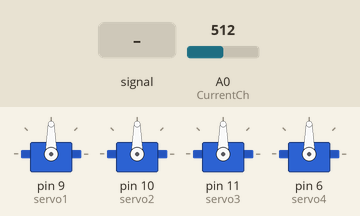
This sketch was run on a simulated Arduino Uno, built with avr-gcc and run on an emulated ATmega328P. Shown: 4 × servo. Inputs (shaded band) come from the test bench; at power-on: A0 (CurrentCh) = 512.

Above: at 1.2 s.
1.3 s: A0 (CurrentCh) fed a 50 Hz sine of ±306 counts around its level
At 2.9 s:
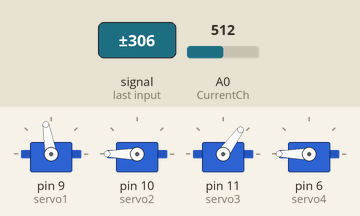
At 6.0 s:
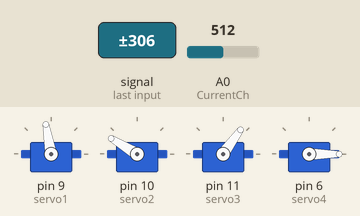
Timing chart, 0 to 10.7 s (numbered marks = the images above; inputs shaded):
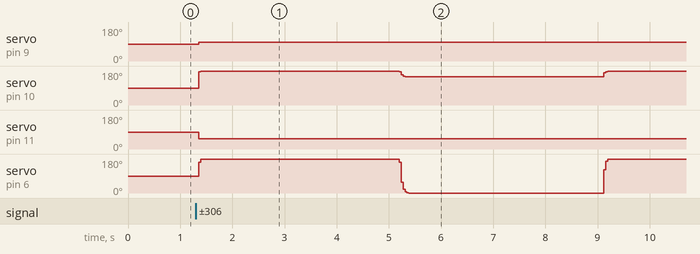

The sketch:

EMGsimple.ino
```cpp
/************************************************David Mortin Final Project*********************************************
  program spends first few seconds setting a zero value*/
  #include <Servo.h>
  #include <compat/deprecated.h>
  #include <FlexiTimer2.h>
  #define SAMPFREQ 256                      // ADC sampling rate 256
  #define TIMER2VAL (1024/(SAMPFREQ))       // Set 256Hz sampling frequency

volatile unsigned char CurrentCh=0;         //Current channel being sampled.
volatile unsigned int EMG_Value = 0;
float EMG_Value10 = 0;              //value smoothed by 90%
float EMG_Value05 = 0;              //value smoothed by 95%
float EMG_Value001 = 0;              //value smoothed by 99.9%

Servo servo1; // create servo object to control servo 1
Servo servo2; // create servo object to control servo 2
Servo servo3; // create servo object to control servo 3
Servo servo4; // create servo object to control servo 4

  float zero = 312.0;  //DC offset
  float EMG_rect, EMG;
  float pos1, pos2, pos3, pos4, ms1, ms2, ms3, ms4;
  int t=0, flag=0, n=0;
  int thresh=10;
  int grabcounter;


void setup() {
  Serial.begin(57600);   // initialize serial communications at 9600 bps:
  servo1.attach(9,768,2375);  // attaches the servo on pin 5 and sets the limits
  servo2.attach(10,600,2276);  // attaches the servo on pin 6 and sets the limits
  servo3.attach(11,613,2400);  // attaches the servo on pin 9 and sets the limits
  servo4.attach(6,1538,2100);  // attaches the servo on pin 10 and sets the limits
  //gab0();
  //delay(7500);
}

void loop() {

           EMG_Value = analogRead(CurrentCh);
           EMG_Value10 = 0.9*EMG_Value10+0.1*float(EMG_Value);
           //EMG_Value05 = 0.95*EMG_Value05+0.05*float(EMG_Value);
           //EMG_Value001 = 0.999*EMG_Value001+0.001*float(EMG_Value);
           //if(EMG_Value001-zero<-100||EMG_Value001-zero>100) flag=1; attempt at flagging movement artifacts
           //else flag=0;

if(n<1000){
              zero=.9*zero+.1*float(EMG_Value);
              n++;
           }
           else {
           zero=.99*zero+.01*EMG_Value10;
           }

           EMG_rect = EMG_Value10-zero;
           if(EMG_rect<0) EMG_rect = EMG_rect*(-1);
           //if(flag) EMG_rect = 0;
           EMG = .9*EMG+.1*EMG_rect;
           //if(EMG>thresh) grabcounter++; // Artifacts get the signal stuck high, thus I limit grabbing time
           //if(EMG<thresh) grabcounter--;
           //if(grabcounter>=3000) EMG=0;
           t++;
           if(EMG>200){
           n=0;
           EMG=100;
           while(n<10000){
            controlmotors();
            n++;
           }
           n=0;
           EMG=0;
           while(n<10000){
            controlmotors();
            n++;
           }
           }

}

void controlmotors() {
             if(EMG>thresh){
            pos1=0.0;
            pos2=.99*pos2+.01*15.0;
            //pos3=.99*pos3+.01*25.0;
            pos4=.99*pos4+.01*25.0;
           }
           else {
            pos1=0.0;
            pos2=.99*pos2+.01*-15.0;
            //pos3=.99*pos3+.01*-25.0;
            pos4=.99*pos4+.01*-35.0;
           }

           servo();
}

void printallvalues() {
           Serial.print(EMG_Value); Serial.print("\t");
           Serial.print(EMG_Value10); Serial.print("\t");
           Serial.print(EMG_Value05); Serial.print("\t");
           Serial.print(zero); Serial.print("\t");
           Serial.print(EMG_rect); Serial.print("\t");
           Serial.println();
}

void printgraph() {
  Serial.print(EMG);
  Serial.println(t);
}

void printprimaryvalues() {
  Serial.print(EMG); Serial.print("\t");
  Serial.print(pos2); Serial.print("\t");
  Serial.println();
}

void servo() {
  ms1 = pos1*10.0 + 1661.5;
  ms2 = pos2*10.0 + 2136;
  ms3 = pos3*10.0 + 1146;
  ms4 = pos4*10.0 + 1885;
  servo1.writeMicroseconds(int(ms1));  // tell servo to go to microseconds
  servo2.writeMicroseconds(int(ms2));
  servo3.writeMicroseconds(int(ms3));
  servo4.writeMicroseconds(int(ms4));
}
```

Measured:
- after the input at 1.3 s, servo on pin 9 (servo1): 90° → 100° after 0.06 s; servo on pin 11 (servo3): 90° → 54° after 0.06 s
